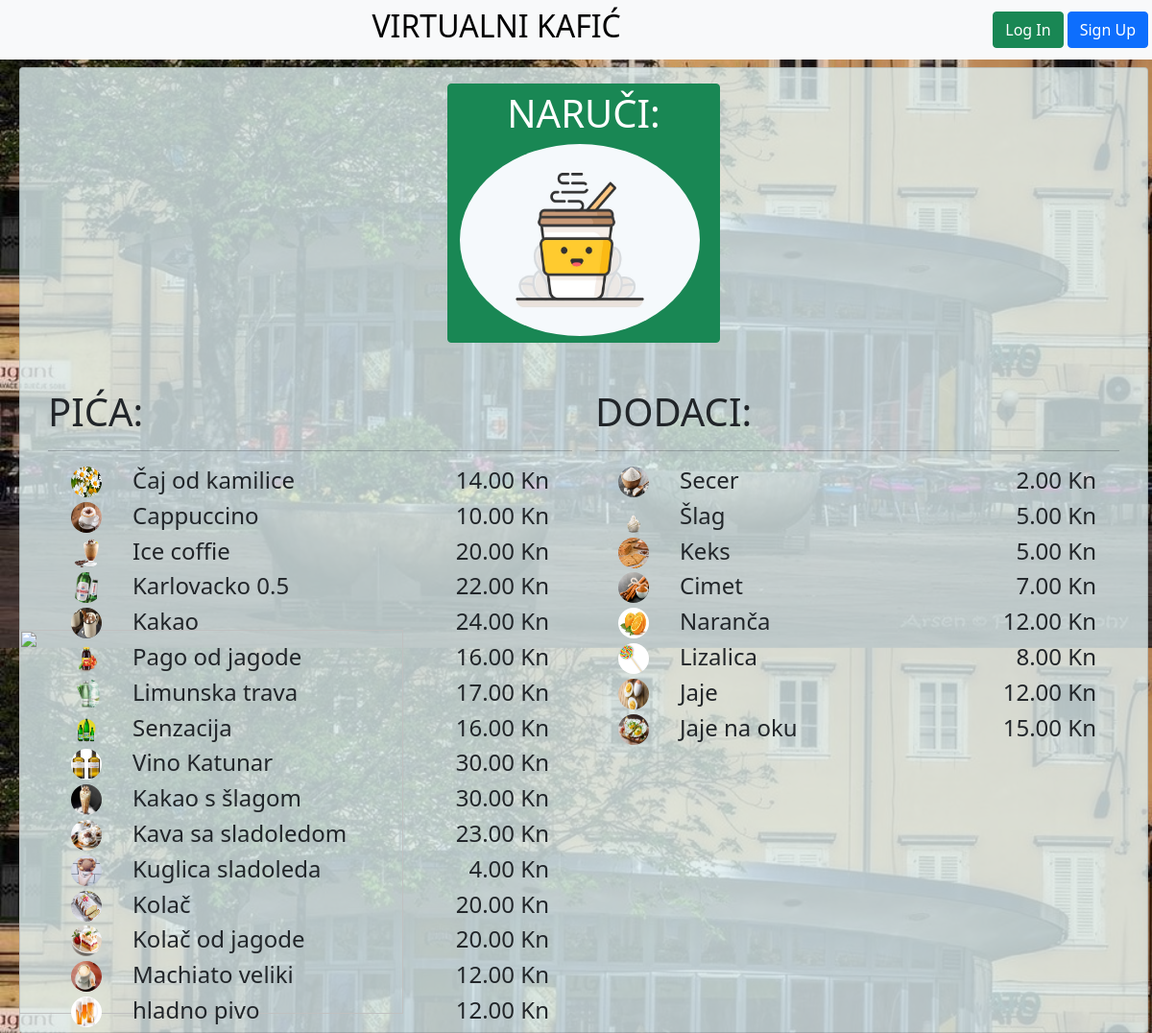
The page / on the database its author committed.
### Aparat/models.py (models this page shows)
class Napitak(models.Model):
    vrsta_napitka = models.CharField(max_length=255, unique=True)
    cijena = models.DecimalField(max_digits=6, decimal_places=2)
    salica = models.ForeignKey(Salica, on_delete=models.CASCADE)
    slika = models.ImageField(upload_to="pica/", default="default_drink.jpg")
    def __str__(self):
        return self.vrsta_napitka
    class Meta:
        verbose_name = "Napitci"
        verbose_name_plural = "Napitak"

class Dodaci(models.Model):
    naziv = models.CharField(max_length=255, unique=True)
    cijena = models.DecimalField(max_digits=6, decimal_places=2)
    slika = models.ImageField(upload_to="dodaci/", default="default_dodaci.jpg")
    def __str__(self):
        return self.naziv
    class Meta:
        verbose_name = "Dodatak"
        verbose_name_plural = "Dodaci" #kako će mi biti prikazano u adminu tao lijevo lijepo

### Aparat/views.py (the view)
# urls.py: path("", views.Index.as_view(), name="home"),
class Index(TemplateView):
    template_name = "index.html"
    def get_context_data(self, **kwargs):
        context = super().get_context_data(**kwargs)
        context["napitci"] = Napitak.objects.all()
        context["dodatci"] = Dodaci.objects.all()
        return context

### templates/index.html (shortened to what this page needs)
{% extends "_base.html" %}
{% block content %}
<div class="container mt-3">
        <div class="row mb-5">
            <div class="col" align="center">
                <a class="btn btn-success" href="narudzba" role="button">
                    <h1>NARUČI:</h1>
                    <img src="/media/logo.jpg" alt="" width="250" height="200" class="rounded-circle me-2">
                </a>
            </div>
        </div>
        <div class="row">
            <div class="col-sm">
                <h1>PIĆA:</h1>
                <hr>
                    <div class="container">
                        {% for napitak in napitci %}
                        <div class="row">
                            <div class="col-md-auto">
                                <img id="cijenik_img" src="{{ static }}{{ napitak.slika.url }}" alt="" width="32" height="32" class="rounded-circle me-2">
                            </div>
                            <div class="col">
                                <h4>{{ napitak }}</h4>
                            </div>
                            <div class="col-md-auto">
                                <h4>{{ napitak.cijena }} Kn</h4>
                            </div>
                        </div>
                            {% endfor %}
                    </div>
            </div>
            <div class="col-sm">
                <h1>DODACI:</h1>
                <hr>
                <div class="container">
                    {% for dodatak in dodatci %}
                    <div class="row">
                        <div class="col-md-auto">
                            <img id="cijenik_img" src="{{ static }}{{ dodatak.slika.url }}" alt="" width="32" height="32" class="rounded-circle me-2">
                        </div>
                        <div class="col-sm">
                            <h4>{{ dodatak }}</h4>
                        </div>
                        <div class="col-md-auto">
                            <h4>{{ dodatak.cijena }} Kn</h4>
                        </div>
                    </div>
                        {% endfor %}
                </div>
            </div>
        </div>
    </div>
{% endblock %}

### static/css/styles.css (style rules this page uses)
body { background-image: url('/media/backbround_striga.jpg'); background-size: cover; }
a { text-decoration: none; color: black; }
#cijenik_img { transition: transform 0.25s ease; }

### rows shown on the page
Napitak: slika (picture), vrsta_napitka "Čaj od kamilice", cijena "14.00"
Napitak: slika (picture), vrsta_napitka "Cappuccino", cijena "10.00"
Napitak: slika (picture), vrsta_napitka "Ice coffie", cijena "20.00"
Napitak: slika (picture), vrsta_napitka "Karlovacko 0.5", cijena "22.00"
Napitak: slika (picture), vrsta_napitka "Kakao", cijena "24.00"
Napitak: slika (picture), vrsta_napitka "Pago od jagode", cijena "16.00"
Napitak: slika (picture), vrsta_napitka "Limunska trava", cijena "17.00"
Napitak: slika (picture), vrsta_napitka "Senzacija", cijena "16.00"
Napitak: slika (picture), vrsta_napitka "Vino Katunar", cijena "30.00"
Napitak: slika (picture), vrsta_napitka "Kakao s šlagom", cijena "30.00"
Napitak: slika (picture), vrsta_napitka "Kava sa sladoledom", cijena "23.00"
Napitak: slika (picture), vrsta_napitka "Kuglica sladoleda", cijena "4.00"
Napitak: slika (picture), vrsta_napitka "Kolač", cijena "20.00"
Napitak: slika (picture), vrsta_napitka "Kolač od jagode", cijena "20.00"
Napitak: slika (picture), vrsta_napitka "Machiato veliki", cijena "12.00"
Napitak: slika (picture), vrsta_napitka "hladno pivo", cijena "12.00"
Dodaci: slika (picture), naziv "Secer", cijena "2.00"
Dodaci: slika (picture), naziv "Šlag", cijena "5.00"
Dodaci: slika (picture), naziv "Keks", cijena "5.00"
Dodaci: slika (picture), naziv "Cimet", cijena "7.00"
Dodaci: slika (picture), naziv "Naranča", cijena "12.00"
Dodaci: slika (picture), naziv "Lizalica", cijena "8.00"
Dodaci: slika (picture), naziv "Jaje", cijena "12.00"
Dodaci: slika (picture), naziv "Jaje na oku", cijena "15.00"
